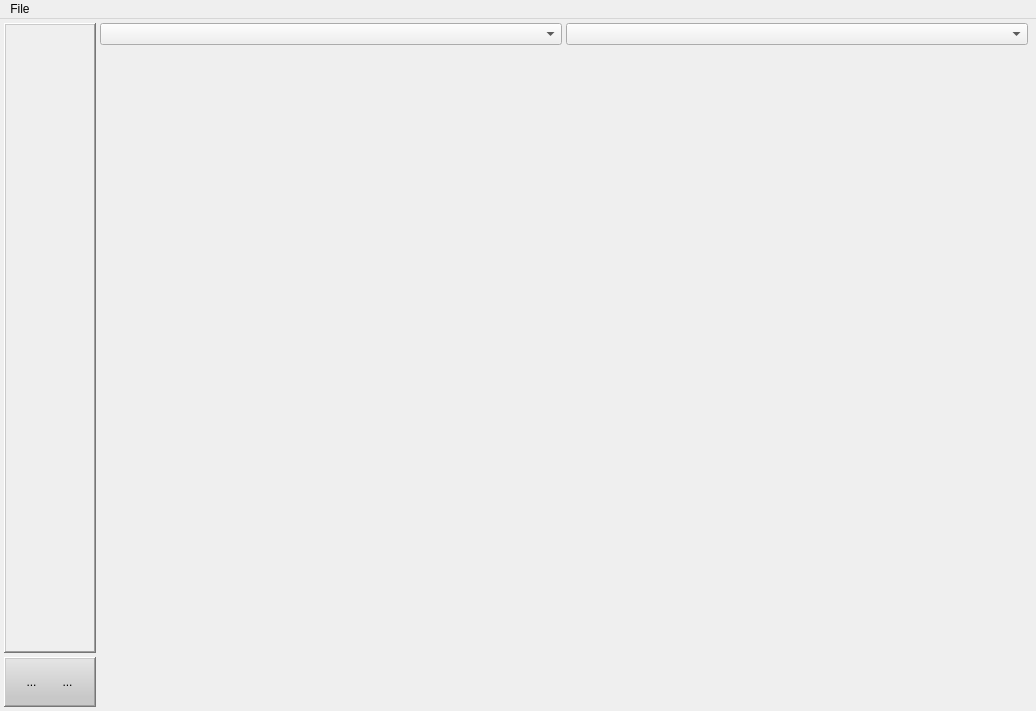
<?xml version="1.0" encoding="UTF-8"?>
<ui version="4.0">
 <class>MainWindow</class>
 <widget class="QMainWindow" name="MainWindow">
  <property name="geometry">
   <rect>
    <x>0</x>
    <y>0</y>
    <width>1036</width>
    <height>711</height>
   </rect>
  </property>
  <property name="windowTitle">
   <string>MainWindow</string>
  </property>
  <widget class="QWidget" name="centralWidget">
   <layout class="QGridLayout" name="gridLayout" columnstretch="0,0,0,0">
    <property name="leftMargin">
     <number>4</number>
    </property>
    <property name="topMargin">
     <number>4</number>
    </property>
    <property name="rightMargin">
     <number>0</number>
    </property>
    <property name="bottomMargin">
     <number>0</number>
    </property>
    <property name="spacing">
     <number>4</number>
    </property>
    <item row="0" column="1">
     <widget class="QComboBox" name="AudioInDriverCombo"/>
    </item>
    <item row="0" column="2">
     <widget class="QComboBox" name="AudioOutDriverCombo"/>
    </item>
    <item row="0" column="0" rowspan="2">
     <widget class="CStereoPeak" name="PeakMeter">
      <property name="sizePolicy">
       <sizepolicy hsizetype="Fixed" vsizetype="Preferred">
        <horstretch>0</horstretch>
        <verstretch>0</verstretch>
       </sizepolicy>
      </property>
      <property name="minimumSize">
       <size>
        <width>92</width>
        <height>0</height>
       </size>
      </property>
      <property name="maximumSize">
       <size>
        <width>92</width>
        <height>16777215</height>
       </size>
      </property>
      <property name="frameShape">
       <enum>QFrame::WinPanel</enum>
      </property>
      <property name="frameShadow">
       <enum>QFrame::Raised</enum>
      </property>
     </widget>
    </item>
    <item row="3" column="0">
     <spacer name="verticalSpacer">
      <property name="orientation">
       <enum>Qt::Vertical</enum>
      </property>
      <property name="sizeType">
       <enum>QSizePolicy::Fixed</enum>
      </property>
      <property name="sizeHint" stdset="0">
       <size>
        <width>1</width>
        <height>4</height>
       </size>
      </property>
     </spacer>
    </item>
    <item row="0" column="3">
     <spacer name="horizontalSpacer">
      <property name="orientation">
       <enum>Qt::Horizontal</enum>
      </property>
      <property name="sizeType">
       <enum>QSizePolicy::Fixed</enum>
      </property>
      <property name="sizeHint" stdset="0">
       <size>
        <width>4</width>
        <height>1</height>
       </size>
      </property>
     </spacer>
    </item>
    <item row="1" column="1" rowspan="3" colspan="3">
     <widget class="CDesktopContainer" name="DesktopContainer" native="true"/>
    </item>
    <item row="2" column="0">
     <widget class="QFrame" name="">
      <property name="maximumSize">
       <size>
        <width>92</width>
        <height>50</height>
       </size>
      </property>
      <property name="styleSheet">
       <string notr="true">background-color: qlineargradient(spread:pad, x1:0, y1:0, x2:0, y2:1, stop:0 rgba(230, 230, 230, 255), stop:0.8 rgba(200, 200, 200, 255));</string>
      </property>
      <property name="frameShape">
       <enum>QFrame::WinPanel</enum>
      </property>
      <property name="frameShadow">
       <enum>QFrame::Raised</enum>
      </property>
      <layout class="QHBoxLayout" name="horizontalLayout">
       <property name="spacing">
        <number>1</number>
       </property>
       <property name="margin">
        <number>0</number>
       </property>
       <item>
        <widget class="QToolButton" name="TogglePlayButton">
         <property name="styleSheet">
          <string notr="true">background:transparent;border:none;</string>
         </property>
         <property name="text">
          <string>...</string>
         </property>
         <property name="icon">
          <iconset resource="Resources.qrc">
           <normaloff>:/play.png</normaloff>:/play.png</iconset>
         </property>
         <property name="iconSize">
          <size>
           <width>40</width>
           <height>40</height>
          </size>
         </property>
         <property name="checkable">
          <bool>true</bool>
         </property>
        </widget>
       </item>
       <item>
        <widget class="QToolButton" name="ToggleRecordButton">
         <property name="styleSheet">
          <string notr="true">background:transparent;border:none;</string>
         </property>
         <property name="text">
          <string>...</string>
         </property>
         <property name="icon">
          <iconset resource="Resources.qrc">
           <normaloff>:/record.png</normaloff>:/record.png</iconset>
         </property>
         <property name="iconSize">
          <size>
           <width>40</width>
           <height>40</height>
          </size>
         </property>
         <property name="checkable">
          <bool>true</bool>
         </property>
        </widget>
       </item>
      </layout>
     </widget>
    </item>
   </layout>
  </widget>
  <widget class="QMenuBar" name="menuBar">
   <property name="geometry">
    <rect>
     <x>0</x>
     <y>0</y>
     <width>1036</width>
     <height>22</height>
    </rect>
   </property>
   <widget class="QMenu" name="menuFile">
    <property name="title">
     <string>File</string>
    </property>
    <addaction name="actionNew"/>
    <addaction name="actionOpen"/>
    <addaction name="actionSave"/>
    <addaction name="actionSave_as"/>
   </widget>
   <addaction name="menuFile"/>
  </widget>
  <action name="actionOpen">
   <property name="text">
    <string>Open...</string>
   </property>
   <property name="shortcut">
    <string>Ctrl+O</string>
   </property>
  </action>
  <action name="actionNew">
   <property name="text">
    <string>New</string>
   </property>
   <property name="shortcut">
    <string>Ctrl+N</string>
   </property>
  </action>
  <action name="actionSave">
   <property name="text">
    <string>Save</string>
   </property>
   <property name="shortcut">
    <string>Ctrl+S</string>
   </property>
  </action>
  <action name="actionSave_as">
   <property name="text">
    <string>Save as...</string>
   </property>
   <property name="shortcut">
    <string>Ctrl+Shift+S</string>
   </property>
  </action>
 </widget>
 <layoutdefault spacing="6" margin="11"/>
 <customwidgets>
  <customwidget>
   <class>CStereoPeak</class>
   <extends>QFrame</extends>
   <header>cstereopeak.h</header>
   <container>1</container>
  </customwidget>
  <customwidget>
   <class>CDesktopContainer</class>
   <extends>QWidget</extends>
   <header>cdesktopcontainer.h</header>
   <container>1</container>
  </customwidget>
 </customwidgets>
 <resources>
  <include location="Resources.qrc"/>
 </resources>
 <connections/>
</ui>
